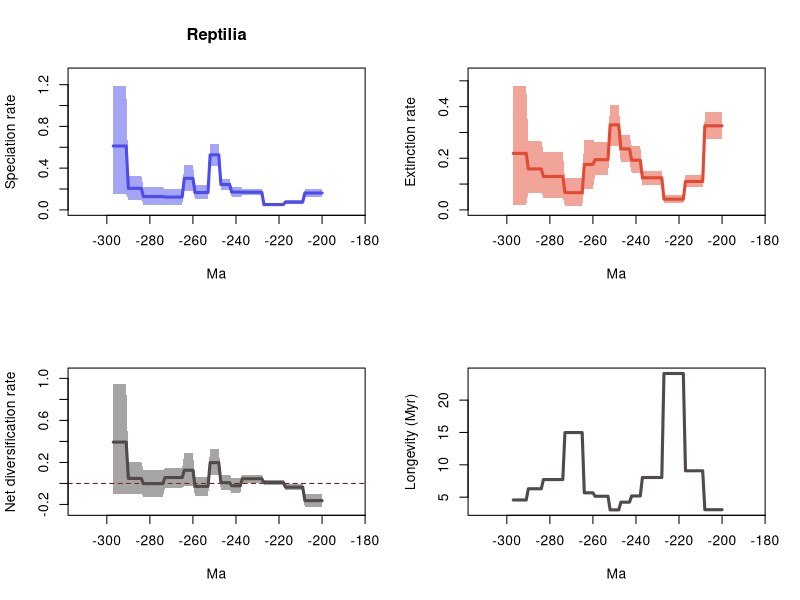

Recreate this plot in R.
# 1 files combined:
# 	C:\Users\SimoesLabAdmin\Documents\BDNN_Arielli\reptilia\pyrate_mcmc_logs\covar2/Reptilia_cleaned_pyrate_input_1_200_run_1_COVhp_BDS_marginal_rates.log

# 95% HPDs calculated using code from Biopy (https://www.cs.auckland.ac.nz/~yhel002/biopy/)

pdf(file='C:/Users/SimoesLabAdmin/Documents/BDNN_Arielli/reptilia/pyrate_mcmc_logs/covar2/Reptilia_cleaned_pyrate_input_1_200_run_1_COVhp_BDS_marginal_rates_RTT.pdf',width=10.8, height=8.4)
par(mfrow=c(2,2))
library(scales)
L_hpd_m95=c(NA, NA,NA,NA,NA,NA,NA,NA,NA,NA,NA,NA,NA,NA,NA,NA,NA,NA,NA,NA,NA,NA,NA,NA,NA,NA,NA,NA,NA,NA,NA,NA,NA,NA,NA,NA,NA,NA,NA,NA,NA,NA,NA,NA,NA,NA,NA,NA,NA,NA,NA,NA,NA,NA,NA,NA,NA,NA,NA,NA,NA,NA,NA,NA,NA,NA,NA,NA,NA,NA,NA,NA,NA,NA,NA,NA,NA,NA,NA,NA,NA,NA,NA,NA,NA,NA,NA,NA,NA,NA,NA,NA,NA,NA,NA,NA,NA,NA,NA,NA,NA,NA,NA,NA,NA,NA,NA,NA,NA,NA,NA,NA,NA,NA,NA,NA,NA,NA,NA,NA,NA,NA,NA,NA,NA,NA,NA,NA,NA,NA,NA,NA,NA,NA,NA,NA,NA,NA,NA,NA,NA,NA,NA,NA,NA,NA,NA,NA,NA,NA,NA,NA,NA,NA,NA,NA,NA,NA,NA,NA,NA,NA,NA,NA,NA,NA,NA,NA,NA,NA,NA,NA,NA,NA,NA,NA,NA,NA,NA,NA,NA,NA,NA,NA,NA,NA,NA,NA,NA,NA,NA,NA,NA,NA,NA,NA,NA,NA,NA,NA,0.12427282963311,0.12427282963311,0.12427282963311,0.12427282963311,0.12427282963311,0.12427282963311,0.12427282963311,0.12427282963311,0.12427282963311,0.056035390953648,0.056035390953648,0.056035390953648,0.056035390953648,0.056035390953648,0.056035390953648,0.056035390953648,0.056035390953648,0.056035390953648,0.035030838205375,0.035030838205375,0.035030838205375,0.035030838205375,0.035030838205375,0.035030838205375,0.035030838205375,0.035030838205375,0.035030838205375,0.035030838205375,0.138500201637585,0.138500201637585,0.138500201637585,0.138500201637585,0.138500201637585,0.138500201637585,0.138500201637585,0.138500201637585,0.138500201637585,0.138500201637585,0.123760500460152,0.123760500460152,0.123760500460152,0.123760500460152,0.123760500460152,0.190910583656816,0.190910583656816,0.190910583656816,0.190910583656816,0.190910583656816,0.425263874917376,0.425263874917376,0.425263874917376,0.425263874917376,0.425263874917376,0.104595505323616,0.104595505323616,0.104595505323616,0.104595505323616,0.104595505323616,0.104595505323616,0.104595505323616,0.181535398634177,0.181535398634177,0.181535398634177,0.181535398634177,0.181535398634177,0.051563974951622,0.051563974951622,0.051563974951622,0.051563974951622,0.051563974951622,0.051563974951622,0.051563974951622,0.051563974951622,0.051563974951622,0.050547610251842,0.050547610251842,0.050547610251842,0.050547610251842,0.050547610251842,0.050547610251842,0.050547610251842,0.050547610251842,0.050547610251842,0.050547610251842,0.09901787532917,0.09901787532917,0.09901787532917,0.09901787532917,0.09901787532917,0.09901787532917,0.09901787532917,0.151475732583625,0.151475732583625,0.151475732583625,0.151475732583625,0.151475732583625,0.151475732583625,0.151475732583625)
L_hpd_M95=c(NA, NA,NA,NA,NA,NA,NA,NA,NA,NA,NA,NA,NA,NA,NA,NA,NA,NA,NA,NA,NA,NA,NA,NA,NA,NA,NA,NA,NA,NA,NA,NA,NA,NA,NA,NA,NA,NA,NA,NA,NA,NA,NA,NA,NA,NA,NA,NA,NA,NA,NA,NA,NA,NA,NA,NA,NA,NA,NA,NA,NA,NA,NA,NA,NA,NA,NA,NA,NA,NA,NA,NA,NA,NA,NA,NA,NA,NA,NA,NA,NA,NA,NA,NA,NA,NA,NA,NA,NA,NA,NA,NA,NA,NA,NA,NA,NA,NA,NA,NA,NA,NA,NA,NA,NA,NA,NA,NA,NA,NA,NA,NA,NA,NA,NA,NA,NA,NA,NA,NA,NA,NA,NA,NA,NA,NA,NA,NA,NA,NA,NA,NA,NA,NA,NA,NA,NA,NA,NA,NA,NA,NA,NA,NA,NA,NA,NA,NA,NA,NA,NA,NA,NA,NA,NA,NA,NA,NA,NA,NA,NA,NA,NA,NA,NA,NA,NA,NA,NA,NA,NA,NA,NA,NA,NA,NA,NA,NA,NA,NA,NA,NA,NA,NA,NA,NA,NA,NA,NA,NA,NA,NA,NA,NA,NA,NA,NA,NA,NA,NA,0.198576442061045,0.198576442061045,0.198576442061045,0.198576442061045,0.198576442061045,0.198576442061045,0.198576442061045,0.198576442061045,0.198576442061045,0.093596207103095,0.093596207103095,0.093596207103095,0.093596207103095,0.093596207103095,0.093596207103095,0.093596207103095,0.093596207103095,0.093596207103095,0.067909351705292,0.067909351705292,0.067909351705292,0.067909351705292,0.067909351705292,0.067909351705292,0.067909351705292,0.067909351705292,0.067909351705292,0.067909351705292,0.200721207651186,0.200721207651186,0.200721207651186,0.200721207651186,0.200721207651186,0.200721207651186,0.200721207651186,0.200721207651186,0.200721207651186,0.200721207651186,0.218836515452246,0.218836515452246,0.218836515452246,0.218836515452246,0.218836515452246,0.294173367536708,0.294173367536708,0.294173367536708,0.294173367536708,0.294173367536708,0.627697652350872,0.627697652350872,0.627697652350872,0.627697652350872,0.627697652350872,0.234294579674846,0.234294579674846,0.234294579674846,0.234294579674846,0.234294579674846,0.234294579674846,0.234294579674846,0.434865497883617,0.434865497883617,0.434865497883617,0.434865497883617,0.434865497883617,0.199085087930524,0.199085087930524,0.199085087930524,0.199085087930524,0.199085087930524,0.199085087930524,0.199085087930524,0.199085087930524,0.199085087930524,0.215523730453322,0.215523730453322,0.215523730453322,0.215523730453322,0.215523730453322,0.215523730453322,0.215523730453322,0.215523730453322,0.215523730453322,0.215523730453322,0.329129034965574,0.329129034965574,0.329129034965574,0.329129034965574,0.329129034965574,0.329129034965574,0.329129034965574,1.18813287407757,1.18813287407757,1.18813287407757,1.18813287407757,1.18813287407757,1.18813287407757,1.18813287407757)
M_hpd_m95=c(NA, NA,NA,NA,NA,NA,NA,NA,NA,NA,NA,NA,NA,NA,NA,NA,NA,NA,NA,NA,NA,NA,NA,NA,NA,NA,NA,NA,NA,NA,NA,NA,NA,NA,NA,NA,NA,NA,NA,NA,NA,NA,NA,NA,NA,NA,NA,NA,NA,NA,NA,NA,NA,NA,NA,NA,NA,NA,NA,NA,NA,NA,NA,NA,NA,NA,NA,NA,NA,NA,NA,NA,NA,NA,NA,NA,NA,NA,NA,NA,NA,NA,NA,NA,NA,NA,NA,NA,NA,NA,NA,NA,NA,NA,NA,NA,NA,NA,NA,NA,NA,NA,NA,NA,NA,NA,NA,NA,NA,NA,NA,NA,NA,NA,NA,NA,NA,NA,NA,NA,NA,NA,NA,NA,NA,NA,NA,NA,NA,NA,NA,NA,NA,NA,NA,NA,NA,NA,NA,NA,NA,NA,NA,NA,NA,NA,NA,NA,NA,NA,NA,NA,NA,NA,NA,NA,NA,NA,NA,NA,NA,NA,NA,NA,NA,NA,NA,NA,NA,NA,NA,NA,NA,NA,NA,NA,NA,NA,NA,NA,NA,NA,NA,NA,NA,NA,NA,NA,NA,NA,NA,NA,NA,NA,NA,NA,NA,NA,NA,NA,0.273779793230892,0.273779793230892,0.273779793230892,0.273779793230892,0.273779793230892,0.273779793230892,0.273779793230892,0.273779793230892,0.273779793230892,0.086731035878902,0.086731035878902,0.086731035878902,0.086731035878902,0.086731035878902,0.086731035878902,0.086731035878902,0.086731035878902,0.086731035878902,0.027420476728264,0.027420476728264,0.027420476728264,0.027420476728264,0.027420476728264,0.027420476728264,0.027420476728264,0.027420476728264,0.027420476728264,0.027420476728264,0.097788914684742,0.097788914684742,0.097788914684742,0.097788914684742,0.097788914684742,0.097788914684742,0.097788914684742,0.097788914684742,0.097788914684742,0.097788914684742,0.141994529090874,0.141994529090874,0.141994529090874,0.141994529090874,0.141994529090874,0.187096923396157,0.187096923396157,0.187096923396157,0.187096923396157,0.187096923396157,0.247687105099473,0.247687105099473,0.247687105099473,0.247687105099473,0.247687105099473,0.13363544013734,0.13363544013734,0.13363544013734,0.13363544013734,0.13363544013734,0.13363544013734,0.13363544013734,0.082560957528542,0.082560957528542,0.082560957528542,0.082560957528542,0.082560957528542,0.014463598342527,0.014463598342527,0.014463598342527,0.014463598342527,0.014463598342527,0.014463598342527,0.014463598342527,0.014463598342527,0.014463598342527,0.047791756786632,0.047791756786632,0.047791756786632,0.047791756786632,0.047791756786632,0.047791756786632,0.047791756786632,0.047791756786632,0.047791756786632,0.047791756786632,0.067110251297275,0.067110251297275,0.067110251297275,0.067110251297275,0.067110251297275,0.067110251297275,0.067110251297275,0.018845610664885,0.018845610664885,0.018845610664885,0.018845610664885,0.018845610664885,0.018845610664885,0.018845610664885)
M_hpd_M95=c(NA, NA,NA,NA,NA,NA,NA,NA,NA,NA,NA,NA,NA,NA,NA,NA,NA,NA,NA,NA,NA,NA,NA,NA,NA,NA,NA,NA,NA,NA,NA,NA,NA,NA,NA,NA,NA,NA,NA,NA,NA,NA,NA,NA,NA,NA,NA,NA,NA,NA,NA,NA,NA,NA,NA,NA,NA,NA,NA,NA,NA,NA,NA,NA,NA,NA,NA,NA,NA,NA,NA,NA,NA,NA,NA,NA,NA,NA,NA,NA,NA,NA,NA,NA,NA,NA,NA,NA,NA,NA,NA,NA,NA,NA,NA,NA,NA,NA,NA,NA,NA,NA,NA,NA,NA,NA,NA,NA,NA,NA,NA,NA,NA,NA,NA,NA,NA,NA,NA,NA,NA,NA,NA,NA,NA,NA,NA,NA,NA,NA,NA,NA,NA,NA,NA,NA,NA,NA,NA,NA,NA,NA,NA,NA,NA,NA,NA,NA,NA,NA,NA,NA,NA,NA,NA,NA,NA,NA,NA,NA,NA,NA,NA,NA,NA,NA,NA,NA,NA,NA,NA,NA,NA,NA,NA,NA,NA,NA,NA,NA,NA,NA,NA,NA,NA,NA,NA,NA,NA,NA,NA,NA,NA,NA,NA,NA,NA,NA,NA,NA,0.380155351249801,0.380155351249801,0.380155351249801,0.380155351249801,0.380155351249801,0.380155351249801,0.380155351249801,0.380155351249801,0.380155351249801,0.133263236123362,0.133263236123362,0.133263236123362,0.133263236123362,0.133263236123362,0.133263236123362,0.133263236123362,0.133263236123362,0.133263236123362,0.055863493753814,0.055863493753814,0.055863493753814,0.055863493753814,0.055863493753814,0.055863493753814,0.055863493753814,0.055863493753814,0.055863493753814,0.055863493753814,0.151160110526213,0.151160110526213,0.151160110526213,0.151160110526213,0.151160110526213,0.151160110526213,0.151160110526213,0.151160110526213,0.151160110526213,0.151160110526213,0.246904110974876,0.246904110974876,0.246904110974876,0.246904110974876,0.246904110974876,0.289186727946803,0.289186727946803,0.289186727946803,0.289186727946803,0.289186727946803,0.405344169696648,0.405344169696648,0.405344169696648,0.405344169696648,0.405344169696648,0.261409786727094,0.261409786727094,0.261409786727094,0.261409786727094,0.261409786727094,0.261409786727094,0.261409786727094,0.2718692338176,0.2718692338176,0.2718692338176,0.2718692338176,0.2718692338176,0.123672381992535,0.123672381992535,0.123672381992535,0.123672381992535,0.123672381992535,0.123672381992535,0.123672381992535,0.123672381992535,0.123672381992535,0.224281550834663,0.224281550834663,0.224281550834663,0.224281550834663,0.224281550834663,0.224281550834663,0.224281550834663,0.224281550834663,0.224281550834663,0.224281550834663,0.265901510538812,0.265901510538812,0.265901510538812,0.265901510538812,0.265901510538812,0.265901510538812,0.265901510538812,0.480304119022209,0.480304119022209,0.480304119022209,0.480304119022209,0.480304119022209,0.480304119022209,0.480304119022209)
R_hpd_m95=c(NA, NA,NA,NA,NA,NA,NA,NA,NA,NA,NA,NA,NA,NA,NA,NA,NA,NA,NA,NA,NA,NA,NA,NA,NA,NA,NA,NA,NA,NA,NA,NA,NA,NA,NA,NA,NA,NA,NA,NA,NA,NA,NA,NA,NA,NA,NA,NA,NA,NA,NA,NA,NA,NA,NA,NA,NA,NA,NA,NA,NA,NA,NA,NA,NA,NA,NA,NA,NA,NA,NA,NA,NA,NA,NA,NA,NA,NA,NA,NA,NA,NA,NA,NA,NA,NA,NA,NA,NA,NA,NA,NA,NA,NA,NA,NA,NA,NA,NA,NA,NA,NA,NA,NA,NA,NA,NA,NA,NA,NA,NA,NA,NA,NA,NA,NA,NA,NA,NA,NA,NA,NA,NA,NA,NA,NA,NA,NA,NA,NA,NA,NA,NA,NA,NA,NA,NA,NA,NA,NA,NA,NA,NA,NA,NA,NA,NA,NA,NA,NA,NA,NA,NA,NA,NA,NA,NA,NA,NA,NA,NA,NA,NA,NA,NA,NA,NA,NA,NA,NA,NA,NA,NA,NA,NA,NA,NA,NA,NA,NA,NA,NA,NA,NA,NA,NA,NA,NA,NA,NA,NA,NA,NA,NA,NA,NA,NA,NA,NA,NA,-0.228914834874575,-0.228914834874575,-0.228914834874575,-0.228914834874575,-0.228914834874575,-0.228914834874575,-0.228914834874575,-0.228914834874575,-0.228914834874575,-0.065731981964574,-0.065731981964574,-0.065731981964574,-0.065731981964574,-0.065731981964574,-0.065731981964574,-0.065731981964574,-0.065731981964574,-0.065731981964574,-0.011732430743977,-0.011732430743977,-0.011732430743977,-0.011732430743977,-0.011732430743977,-0.011732430743977,-0.011732430743977,-0.011732430743977,-0.011732430743977,-0.011732430743977,0.004291583146805,0.004291583146805,0.004291583146805,0.004291583146805,0.004291583146805,0.004291583146805,0.004291583146805,0.004291583146805,0.004291583146805,0.004291583146805,-0.088605405666936,-0.088605405666936,-0.088605405666936,-0.088605405666936,-0.088605405666936,-0.064019250004083,-0.064019250004083,-0.064019250004083,-0.064019250004083,-0.064019250004083,0.079699099298039,0.079699099298039,0.079699099298039,0.079699099298039,0.079699099298039,-0.115578840138231,-0.115578840138231,-0.115578840138231,-0.115578840138231,-0.115578840138231,-0.115578840138231,-0.115578840138231,-0.02256095852042,-0.02256095852042,-0.02256095852042,-0.02256095852042,-0.02256095852042,-0.040800297025045,-0.040800297025045,-0.040800297025045,-0.040800297025045,-0.040800297025045,-0.040800297025045,-0.040800297025045,-0.040800297025045,-0.040800297025045,-0.12518136465962,-0.12518136465962,-0.12518136465962,-0.12518136465962,-0.12518136465962,-0.12518136465962,-0.12518136465962,-0.12518136465962,-0.12518136465962,-0.12518136465962,-0.096293857361488,-0.096293857361488,-0.096293857361488,-0.096293857361488,-0.096293857361488,-0.096293857361488,-0.096293857361488,-0.101385283557731,-0.101385283557731,-0.101385283557731,-0.101385283557731,-0.101385283557731,-0.101385283557731,-0.101385283557731)
R_hpd_M95=c(NA, NA,NA,NA,NA,NA,NA,NA,NA,NA,NA,NA,NA,NA,NA,NA,NA,NA,NA,NA,NA,NA,NA,NA,NA,NA,NA,NA,NA,NA,NA,NA,NA,NA,NA,NA,NA,NA,NA,NA,NA,NA,NA,NA,NA,NA,NA,NA,NA,NA,NA,NA,NA,NA,NA,NA,NA,NA,NA,NA,NA,NA,NA,NA,NA,NA,NA,NA,NA,NA,NA,NA,NA,NA,NA,NA,NA,NA,NA,NA,NA,NA,NA,NA,NA,NA,NA,NA,NA,NA,NA,NA,NA,NA,NA,NA,NA,NA,NA,NA,NA,NA,NA,NA,NA,NA,NA,NA,NA,NA,NA,NA,NA,NA,NA,NA,NA,NA,NA,NA,NA,NA,NA,NA,NA,NA,NA,NA,NA,NA,NA,NA,NA,NA,NA,NA,NA,NA,NA,NA,NA,NA,NA,NA,NA,NA,NA,NA,NA,NA,NA,NA,NA,NA,NA,NA,NA,NA,NA,NA,NA,NA,NA,NA,NA,NA,NA,NA,NA,NA,NA,NA,NA,NA,NA,NA,NA,NA,NA,NA,NA,NA,NA,NA,NA,NA,NA,NA,NA,NA,NA,NA,NA,NA,NA,NA,NA,NA,NA,NA,-0.100554514313666,-0.100554514313666,-0.100554514313666,-0.100554514313666,-0.100554514313666,-0.100554514313666,-0.100554514313666,-0.100554514313666,-0.100554514313666,-0.006527402836748,-0.006527402836748,-0.006527402836748,-0.006527402836748,-0.006527402836748,-0.006527402836748,-0.006527402836748,-0.006527402836748,-0.006527402836748,0.031255859268803,0.031255859268803,0.031255859268803,0.031255859268803,0.031255859268803,0.031255859268803,0.031255859268803,0.031255859268803,0.031255859268803,0.031255859268803,0.084526425359922,0.084526425359922,0.084526425359922,0.084526425359922,0.084526425359922,0.084526425359922,0.084526425359922,0.084526425359922,0.084526425359922,0.084526425359922,0.053126907203481,0.053126907203481,0.053126907203481,0.053126907203481,0.053126907203481,0.0776181991874,0.0776181991874,0.0776181991874,0.0776181991874,0.0776181991874,0.325426940213124,0.325426940213124,0.325426940213124,0.325426940213124,0.325426940213124,0.063415634969662,0.063415634969662,0.063415634969662,0.063415634969662,0.063415634969662,0.063415634969662,0.063415634969662,0.288019107592929,0.288019107592929,0.288019107592929,0.288019107592929,0.288019107592929,0.146463566112674,0.146463566112674,0.146463566112674,0.146463566112674,0.146463566112674,0.146463566112674,0.146463566112674,0.146463566112674,0.146463566112674,0.124718460539434,0.124718460539434,0.124718460539434,0.124718460539434,0.124718460539434,0.124718460539434,0.124718460539434,0.124718460539434,0.124718460539434,0.124718460539434,0.205841942407005,0.205841942407005,0.205841942407005,0.205841942407005,0.205841942407005,0.205841942407005,0.205841942407005,0.951166879263077,0.951166879263077,0.951166879263077,0.951166879263077,0.951166879263077,0.951166879263077,0.951166879263077)
L_mean=c(NA, NA,NA,NA,NA,NA,NA,NA,NA,NA,NA,NA,NA,NA,NA,NA,NA,NA,NA,NA,NA,NA,NA,NA,NA,NA,NA,NA,NA,NA,NA,NA,NA,NA,NA,NA,NA,NA,NA,NA,NA,NA,NA,NA,NA,NA,NA,NA,NA,NA,NA,NA,NA,NA,NA,NA,NA,NA,NA,NA,NA,NA,NA,NA,NA,NA,NA,NA,NA,NA,NA,NA,NA,NA,NA,NA,NA,NA,NA,NA,NA,NA,NA,NA,NA,NA,NA,NA,NA,NA,NA,NA,NA,NA,NA,NA,NA,NA,NA,NA,NA,NA,NA,NA,NA,NA,NA,NA,NA,NA,NA,NA,NA,NA,NA,NA,NA,NA,NA,NA,NA,NA,NA,NA,NA,NA,NA,NA,NA,NA,NA,NA,NA,NA,NA,NA,NA,NA,NA,NA,NA,NA,NA,NA,NA,NA,NA,NA,NA,NA,NA,NA,NA,NA,NA,NA,NA,NA,NA,NA,NA,NA,NA,NA,NA,NA,NA,NA,NA,NA,NA,NA,NA,NA,NA,NA,NA,NA,NA,NA,NA,NA,NA,NA,NA,NA,NA,NA,NA,NA,NA,NA,NA,NA,NA,NA,NA,NA,NA,NA,0.161837684695097,0.161837684695097,0.161837684695097,0.161837684695097,0.161837684695097,0.161837684695097,0.161837684695097,0.161837684695097,0.161837684695097,0.074763367729627,0.074763367729627,0.074763367729627,0.074763367729627,0.074763367729627,0.074763367729627,0.074763367729627,0.074763367729627,0.074763367729627,0.05075191799535,0.05075191799535,0.05075191799535,0.05075191799535,0.05075191799535,0.05075191799535,0.05075191799535,0.05075191799535,0.05075191799535,0.05075191799535,0.169085015962754,0.169085015962754,0.169085015962754,0.169085015962754,0.169085015962754,0.169085015962754,0.169085015962754,0.169085015962754,0.169085015962754,0.169085015962754,0.170346288647503,0.170346288647503,0.170346288647503,0.170346288647503,0.170346288647503,0.243560311658761,0.243560311658761,0.243560311658761,0.243560311658761,0.243560311658761,0.527297666165216,0.527297666165216,0.527297666165216,0.527297666165216,0.527297666165216,0.166520728633445,0.166520728633445,0.166520728633445,0.166520728633445,0.166520728633445,0.166520728633445,0.166520728633445,0.301942848706378,0.301942848706378,0.301942848706378,0.301942848706378,0.301942848706378,0.122844648537282,0.122844648537282,0.122844648537282,0.122844648537282,0.122844648537282,0.122844648537282,0.122844648537282,0.122844648537282,0.122844648537282,0.127593181461072,0.127593181461072,0.127593181461072,0.127593181461072,0.127593181461072,0.127593181461072,0.127593181461072,0.127593181461072,0.127593181461072,0.127593181461072,0.206483792712016,0.206483792712016,0.206483792712016,0.206483792712016,0.206483792712016,0.206483792712016,0.206483792712016,0.612283587718629,0.612283587718629,0.612283587718629,0.612283587718629,0.612283587718629,0.612283587718629,0.612283587718629)
M_mean=c(NA, NA,NA,NA,NA,NA,NA,NA,NA,NA,NA,NA,NA,NA,NA,NA,NA,NA,NA,NA,NA,NA,NA,NA,NA,NA,NA,NA,NA,NA,NA,NA,NA,NA,NA,NA,NA,NA,NA,NA,NA,NA,NA,NA,NA,NA,NA,NA,NA,NA,NA,NA,NA,NA,NA,NA,NA,NA,NA,NA,NA,NA,NA,NA,NA,NA,NA,NA,NA,NA,NA,NA,NA,NA,NA,NA,NA,NA,NA,NA,NA,NA,NA,NA,NA,NA,NA,NA,NA,NA,NA,NA,NA,NA,NA,NA,NA,NA,NA,NA,NA,NA,NA,NA,NA,NA,NA,NA,NA,NA,NA,NA,NA,NA,NA,NA,NA,NA,NA,NA,NA,NA,NA,NA,NA,NA,NA,NA,NA,NA,NA,NA,NA,NA,NA,NA,NA,NA,NA,NA,NA,NA,NA,NA,NA,NA,NA,NA,NA,NA,NA,NA,NA,NA,NA,NA,NA,NA,NA,NA,NA,NA,NA,NA,NA,NA,NA,NA,NA,NA,NA,NA,NA,NA,NA,NA,NA,NA,NA,NA,NA,NA,NA,NA,NA,NA,NA,NA,NA,NA,NA,NA,NA,NA,NA,NA,NA,NA,NA,NA,0.325683252108752,0.325683252108752,0.325683252108752,0.325683252108752,0.325683252108752,0.325683252108752,0.325683252108752,0.325683252108752,0.325683252108752,0.11015120821593,0.11015120821593,0.11015120821593,0.11015120821593,0.11015120821593,0.11015120821593,0.11015120821593,0.11015120821593,0.11015120821593,0.041473696149405,0.041473696149405,0.041473696149405,0.041473696149405,0.041473696149405,0.041473696149405,0.041473696149405,0.041473696149405,0.041473696149405,0.041473696149405,0.124329452027244,0.124329452027244,0.124329452027244,0.124329452027244,0.124329452027244,0.124329452027244,0.124329452027244,0.124329452027244,0.124329452027244,0.124329452027244,0.192561331104499,0.192561331104499,0.192561331104499,0.192561331104499,0.192561331104499,0.236253344857178,0.236253344857178,0.236253344857178,0.236253344857178,0.236253344857178,0.329144823230463,0.329144823230463,0.329144823230463,0.329144823230463,0.329144823230463,0.194427901724287,0.194427901724287,0.194427901724287,0.194427901724287,0.194427901724287,0.194427901724287,0.194427901724287,0.176188083399462,0.176188083399462,0.176188083399462,0.176188083399462,0.176188083399462,0.066716003517899,0.066716003517899,0.066716003517899,0.066716003517899,0.066716003517899,0.066716003517899,0.066716003517899,0.066716003517899,0.066716003517899,0.129457800655958,0.129457800655958,0.129457800655958,0.129457800655958,0.129457800655958,0.129457800655958,0.129457800655958,0.129457800655958,0.129457800655958,0.129457800655958,0.158723478974939,0.158723478974939,0.158723478974939,0.158723478974939,0.158723478974939,0.158723478974939,0.158723478974939,0.218967416973382,0.218967416973382,0.218967416973382,0.218967416973382,0.218967416973382,0.218967416973382,0.218967416973382)
R_mean=c(NA, NA,NA,NA,NA,NA,NA,NA,NA,NA,NA,NA,NA,NA,NA,NA,NA,NA,NA,NA,NA,NA,NA,NA,NA,NA,NA,NA,NA,NA,NA,NA,NA,NA,NA,NA,NA,NA,NA,NA,NA,NA,NA,NA,NA,NA,NA,NA,NA,NA,NA,NA,NA,NA,NA,NA,NA,NA,NA,NA,NA,NA,NA,NA,NA,NA,NA,NA,NA,NA,NA,NA,NA,NA,NA,NA,NA,NA,NA,NA,NA,NA,NA,NA,NA,NA,NA,NA,NA,NA,NA,NA,NA,NA,NA,NA,NA,NA,NA,NA,NA,NA,NA,NA,NA,NA,NA,NA,NA,NA,NA,NA,NA,NA,NA,NA,NA,NA,NA,NA,NA,NA,NA,NA,NA,NA,NA,NA,NA,NA,NA,NA,NA,NA,NA,NA,NA,NA,NA,NA,NA,NA,NA,NA,NA,NA,NA,NA,NA,NA,NA,NA,NA,NA,NA,NA,NA,NA,NA,NA,NA,NA,NA,NA,NA,NA,NA,NA,NA,NA,NA,NA,NA,NA,NA,NA,NA,NA,NA,NA,NA,NA,NA,NA,NA,NA,NA,NA,NA,NA,NA,NA,NA,NA,NA,NA,NA,NA,NA,NA,-0.163845567413655,-0.163845567413655,-0.163845567413655,-0.163845567413655,-0.163845567413655,-0.163845567413655,-0.163845567413655,-0.163845567413655,-0.163845567413655,-0.035387840486303,-0.035387840486303,-0.035387840486303,-0.035387840486303,-0.035387840486303,-0.035387840486303,-0.035387840486303,-0.035387840486303,-0.035387840486303,0.009278221845945,0.009278221845945,0.009278221845945,0.009278221845945,0.009278221845945,0.009278221845945,0.009278221845945,0.009278221845945,0.009278221845945,0.009278221845945,0.04475556393551,0.04475556393551,0.04475556393551,0.04475556393551,0.04475556393551,0.04475556393551,0.04475556393551,0.04475556393551,0.04475556393551,0.04475556393551,-0.022215042456996,-0.022215042456996,-0.022215042456996,-0.022215042456996,-0.022215042456996,0.007306966801583,0.007306966801583,0.007306966801583,0.007306966801583,0.007306966801583,0.198152842934752,0.198152842934752,0.198152842934752,0.198152842934752,0.198152842934752,-0.027907173090842,-0.027907173090842,-0.027907173090842,-0.027907173090842,-0.027907173090842,-0.027907173090842,-0.027907173090842,0.125754765306916,0.125754765306916,0.125754765306916,0.125754765306916,0.125754765306916,0.056128645019383,0.056128645019383,0.056128645019383,0.056128645019383,0.056128645019383,0.056128645019383,0.056128645019383,0.056128645019383,0.056128645019383,-0.001864619194887,-0.001864619194887,-0.001864619194887,-0.001864619194887,-0.001864619194887,-0.001864619194887,-0.001864619194887,-0.001864619194887,-0.001864619194887,-0.001864619194887,0.047760313737077,0.047760313737077,0.047760313737077,0.047760313737077,0.047760313737077,0.047760313737077,0.047760313737077,0.393316170745246,0.393316170745246,0.393316170745246,0.393316170745246,0.393316170745246,0.393316170745246,0.393316170745246)
trans=0.5
age=(0:(298-1))* -1
plot(age,age,type = 'n', ylim = c(0, 1.3069461614853273), xlim = c(-312.9,-185.1), ylab = 'Speciation rate', xlab = 'Ma',main='Reptilia' )
polygon(c(age, rev(age)), c(L_hpd_M95, rev(L_hpd_m95)), col = alpha("#4c4cec",trans), border = NA)
lines(rev(age), rev(L_mean), col = "#4c4cec", lwd=3)
plot(age,age,type = 'n', ylim = c(0, 0.52833453092443), xlim = c(-312.9,-185.1), ylab = 'Extinction rate', xlab = 'Ma' )
polygon(c(age, rev(age)), c(M_hpd_M95, rev(M_hpd_m95)), col = alpha("#e34a33",trans), border = NA)
lines(rev(age), rev(M_mean), col = "#e34a33", lwd=3)
plot(age,age,type = 'n', ylim = c(-0.25180631836203254, 1.0462835671893846), xlim = c(-312.9,-185.1), ylab = 'Net diversification rate', xlab = 'Ma' )
abline(h=0,lty=2,col="darkred")
polygon(c(age, rev(age)), c(R_hpd_M95, rev(R_hpd_m95)), col = alpha("#504A4B",trans), border = NA)
lines(rev(age), rev(R_mean), col = "#504A4B", lwd=3)
plot(age,rev(1/M_mean),type = 'n', xlim = c(-312.9,-185.1), ylab = 'Longevity (Myr)', xlab = 'Ma' )
lines(rev(age), rev(1/M_mean), col = "#504A4B", lwd=3)
n <- dev.off()